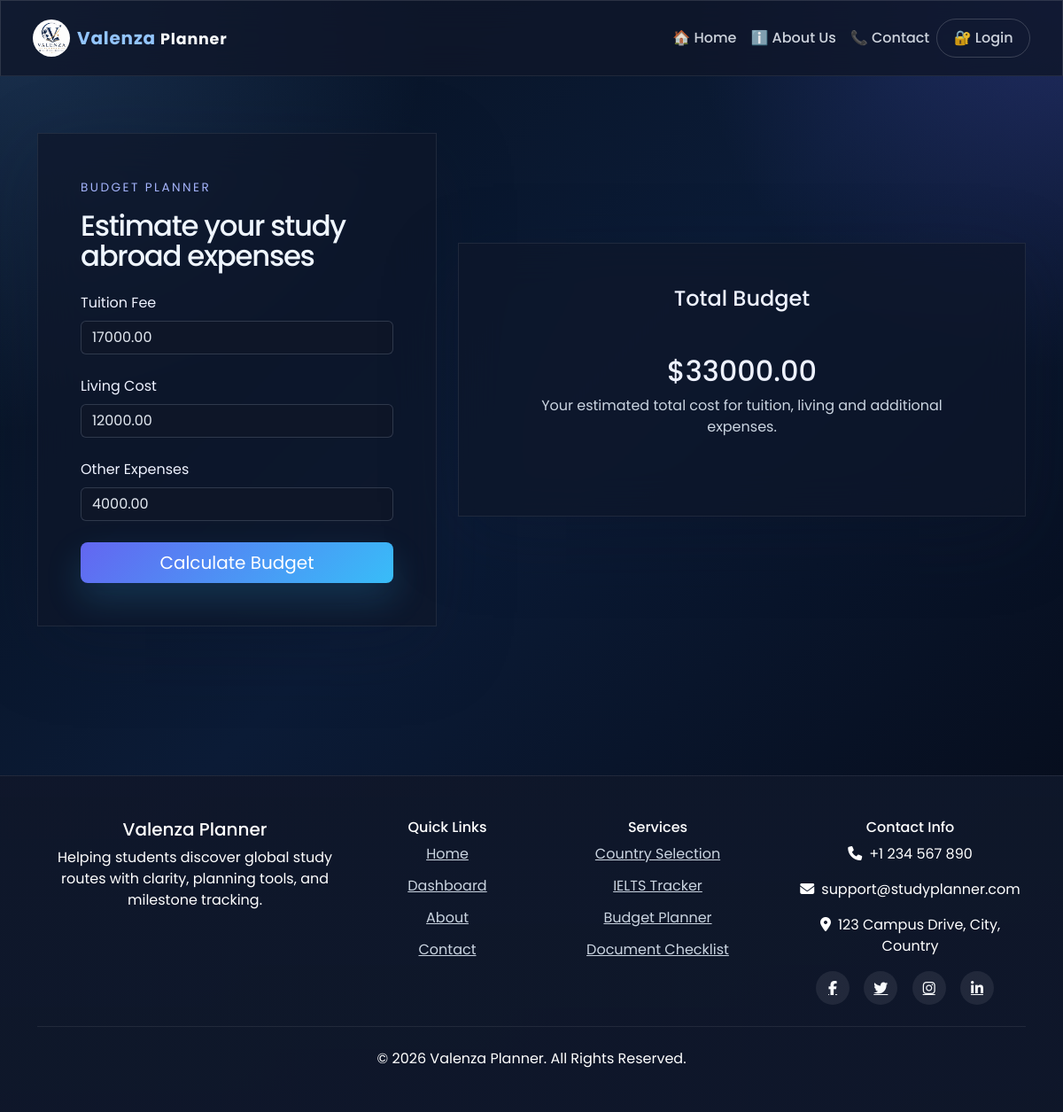
Screenshot of /budget_dashboard/ (signed in) with the database file from the repository.
### students/models.py (models this page shows, shortened)
class Budget(models.Model):
    user = models.ForeignKey(User, on_delete=models.CASCADE)
    tuition_fee = models.DecimalField(max_digits=10, decimal_places=2)
    living_cost = models.DecimalField(max_digits=10, decimal_places=2)
    other_expenses = models.DecimalField(max_digits=10, decimal_places=2)
    def total_budget(self):
        return self.tuition_fee + self.living_cost + self.other_expenses

### students/views.py (the view, shortened to what this page needs)
# urls.py: path('budget_dashboard/', views.budget_dashboard, name='budget_dashboard'),
def budget_dashboard(request):
    budget = Budget.objects.filter(user=request.user).first()
    total = 0
    budget = Budget.objects.filter(user=request.user).first()
    if budget:
        total = budget.total_budget()
    return render(request, "budget/budget_list.html", {
        "budget": budget,
        "total": total,
    })

### students/templates/budget/budget_list.html (shortened to what this page needs)
{% extends 'base.html' %}
{% block content %}
<section class="section-padding">
    <div class="container">
        <div class="row gy-5 align-items-center">
            <div class="col-lg-5">
                <div class="section-glass p-5 shadow-soft">
                    <div class="section-heading mb-4"><span class="eyebrow">Budget Planner</span><h2 class="section-title">Estimate your study abroad expenses</h2></div>
                    <form method="POST">
                        <div class="mb-4">
                            <label class="form-label">Tuition Fee</label>
                            <input type="number" name="tuition_fee" class="form-control"  value="{{ budget.tuition_fee|default:'' }}" placeholder="18000" required>
                        </div>
                        <div class="mb-4">
                            <label class="form-label">Living Cost</label>
                            <input type="number" name="living_cost" class="form-control"  value="{{ budget.living_cost|default:'' }}" placeholder="12000" required>
                        </div>
                        <div class="mb-4">
                            <label class="form-label">Other Expenses</label>
                            <input type="number" name="other_expenses" class="form-control"  value="{{ budget.other_expenses|default:'' }}" placeholder="3000" required>
                        </div>
                        <button type="submit" class="btn btn-primary btn-lg w-100">Calculate Budget</button>
                    </form>
                </div>
            </div>
            <div class="col-lg-7">
                <div class="section-glass p-5 shadow-soft text-center">
                    <div class="mb-4"><h4>Total Budget</h4></div>
                    <div class="budget-output p-4 rounded-4">
                        <h2>
                            {% if total %}
                                ${{ total }}
                            {% else %}
                                $0.00
                            {% endif %}
                        </h2>
                        <p class="text-muted">Your estimated total cost for tuition, living and additional expenses.</p>
                    </div>
                </div>
            </div>
        </div>
    </div>
</section>
{% endblock %}

### students/static/css/style.css (style rules this page uses)
* { margin: 0; padding: 0; box-sizing: border-box; }
html { scroll-behavior: smooth; }
body { font-family: 'Poppins', sans-serif; background: radial-gradient(circle at top left, rgba(96, 165, 250, 0.22), transparent 28%), radial-gradient(circle at top right, rgba(99, 102, 241, 0.24), transparent 24%), linear-gradient(135deg, #071120 0%, #0b1b36 45%, #050915 100%); color: #eef2ff; }
button, input, select, textarea { transition: all 0.3s ease; }
.section-padding { padding: 4rem 0; }
.shadow-soft { box-shadow: 0 24px 80px rgba(15, 23, 42, 0.25); }
.eyebrow { display: inline-block; font-size: 0.85rem; letter-spacing: 0.18em; text-transform: uppercase; color: #a5b4fc; margin-bottom: 1rem; }
.section-title { font-size: clamp(2rem, 2.7vw, 3rem); line-height: 1.05; letter-spacing: -0.04em; margin-bottom: 1rem; color: #eff6ff; }
.text-muted { color: #cbd5e1 !important; }
.btn-primary { background: linear-gradient(135deg, #6366f1, #38bdf8); border: none; }
.section-glass { background: rgba(15, 23, 42, 0.72); border: 1px solid rgba(255, 255, 255, 0.08); backdrop-filter: blur(24px); }
.auth-card .form-control, .auth-card .form-select, .auth-card input, .auth-card textarea, .form-control, .form-select, textarea { background: rgba(15, 23, 42, 0.95); color: #e2e8f0; border: 1px solid rgba(148, 163, 184, 0.25); }
.form-control, .form-select, textarea { background: rgba(15, 23, 42, 0.88); color: #e2e8f0; }
.form-control::placeholder, textarea::placeholder { color: #9ca3af; }
.btn-primary { box-shadow: 0 18px 40px rgba(56, 189, 248, 0.18); }

### rows the page displays
Budget: tuition_fee "17000.00", living_cost "12000.00", other_expenses "4000.00"

### other values shown
{{ total }} "33000.00"
